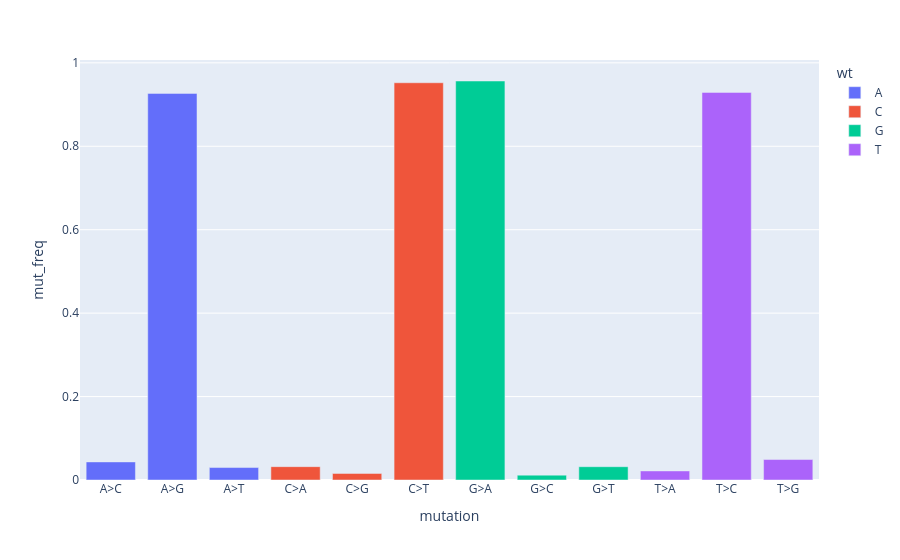

Notebook code for this chart:
### Code cell
import plotly.express as px

fig = px.bar(mut_counts_df, "mutation", "mut_freq", color='wt')
fig.show()

### Figure 1 — Plotly figure (JSON) as saved in the notebook; plotly's stock layout.template omitted (floating-point values rounded to 4 significant figures)
{"data": [{"hovertemplate": "wt=A<br>mutation=%{x}<br>mut_freq=%{y}<extra></extra>", "legendgroup": "A", "marker": {"color": "#636efa", "pattern": {"shape": ""}}, "name": "A", "orientation": "v", "showlegend": true, "textposition": "auto", "type": "bar", "x": ["A>C", "A>G", "A>T"], "xaxis": "x", "y": [0.04336, 0.9268, 0.02987], "yaxis": "y"}, {"hovertemplate": "wt=C<br>mutation=%{x}<br>mut_freq=%{y}<extra></extra>", "legendgroup": "C", "marker": {"color": "#EF553B", "pattern": {"shape": ""}}, "name": "C", "orientation": "v", "showlegend": true, "textposition": "auto", "type": "bar", "x": ["C>A", "C>G", "C>T"], "xaxis": "x", "y": [0.03199, 0.01575, 0.9523], "yaxis": "y"}, {"hovertemplate": "wt=G<br>mutation=%{x}<br>mut_freq=%{y}<extra></extra>", "legendgroup": "G", "marker": {"color": "#00cc96", "pattern": {"shape": ""}}, "name": "G", "orientation": "v", "showlegend": true, "textposition": "auto", "type": "bar", "x": ["G>A", "G>C", "G>T"], "xaxis": "x", "y": [0.9565, 0.01167, 0.03187], "yaxis": "y"}, {"hovertemplate": "wt=T<br>mutation=%{x}<br>mut_freq=%{y}<extra></extra>", "legendgroup": "T", "marker": {"color": "#ab63fa", "pattern": {"shape": ""}}, "name": "T", "orientation": "v", "showlegend": true, "textposition": "auto", "type": "bar", "x": ["T>A", "T>C", "T>G"], "xaxis": "x", "y": [0.02174, 0.9292, 0.04907], "yaxis": "y"}], "layout": {"barmode": "relative", "legend": {"title": {"text": "wt"}, "tracegroupgap": 0}, "margin": {"t": 60}, "xaxis": {"anchor": "y", "domain": [0, 1], "title": {"text": "mutation"}}, "yaxis": {"anchor": "x", "domain": [0, 1], "title": {"text": "mut_freq"}}}}
